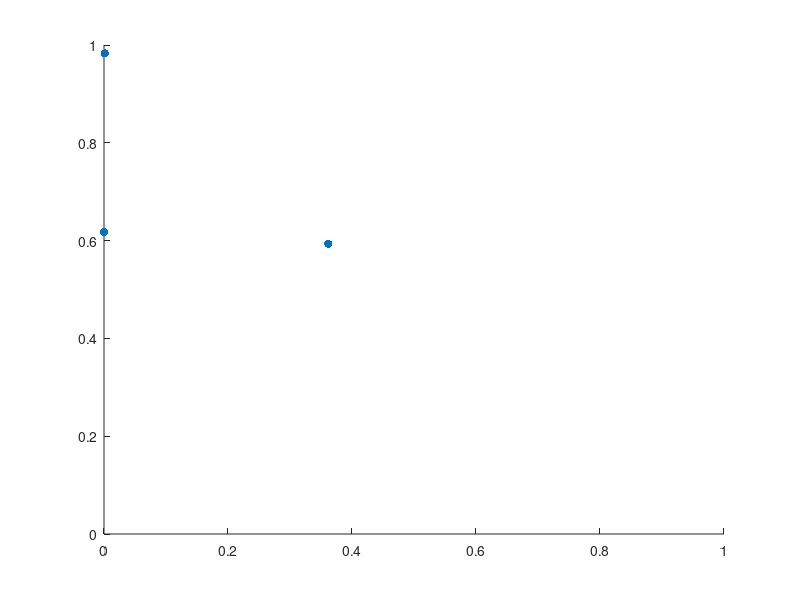

Source code (MATLAB): (Note: this script raises an error after producing the figure.)
lr_tpr = 8036 / (8036 + 5504);
lr_fpr = 4551 / (8036 + 4551);

svm_lk_tpr = 12587 / (12587 + 7807);
svm_lk_fpr = 0 / (12587 + 0);

svm_gk_trp = 12568 / (12568 + 219);
svm_gk_fpr = 19 / (12568 + 19);

x=[lr_fpr svm_lk_fpr svm_gk_fpr];
y=[lr_tpr svm_lk_tpr svm_gk_trp];
scatter(x, y, 'filled');
axis([0 1 0 1]);

text(lr_fpr, lr_tpr, 'A', 'horizontal','left', 'vertical','bottom', 'FontSize',22,'FontWeight','bold','FontName','Times New Roman');
text(svm_lk_fpr, svm_lk_tpr, 'B', 'horizontal','left', 'vertical','bottom', 'FontSize',22,'FontWeight','bold','FontName','Times New Roman');
text(svm_gk_fpr, svm_gk_trp, 'C', 'horizontal','left', 'vertical','bottom', 'FontSize',22,'FontWeight','bold','FontName','Times New Roman');

box on;
grid on;


ylabel('True Positive Rates', 'FontSize',20,'FontWeight','bold','FontName','Times New Roman');
xlabel('False Positive Rates', 'FontSize',20,'FontWeight','bold','FontName','Times New Roman');
ax = gca;
ax.FontSize = 16; 
ax.FontWeight = 'bold';
ax.FontName = 'Times New Roman';
%title('ROC Space for Transport Layer (TCP)','FontSize',12,'FontWeight','bold','FontName','Times New Roman');
dim = [0.2 0.5 0.3 0.3];
str = {'A = Logistic Regression', 'B = SVM (Linear Kernel)', 'C = SVM (Gaussian Kernel)'};
annotation('textbox',dim,'String',str,'FitBoxToText','on','FontSize',20,'FontWeight','bold','FontName','Times New Roman');